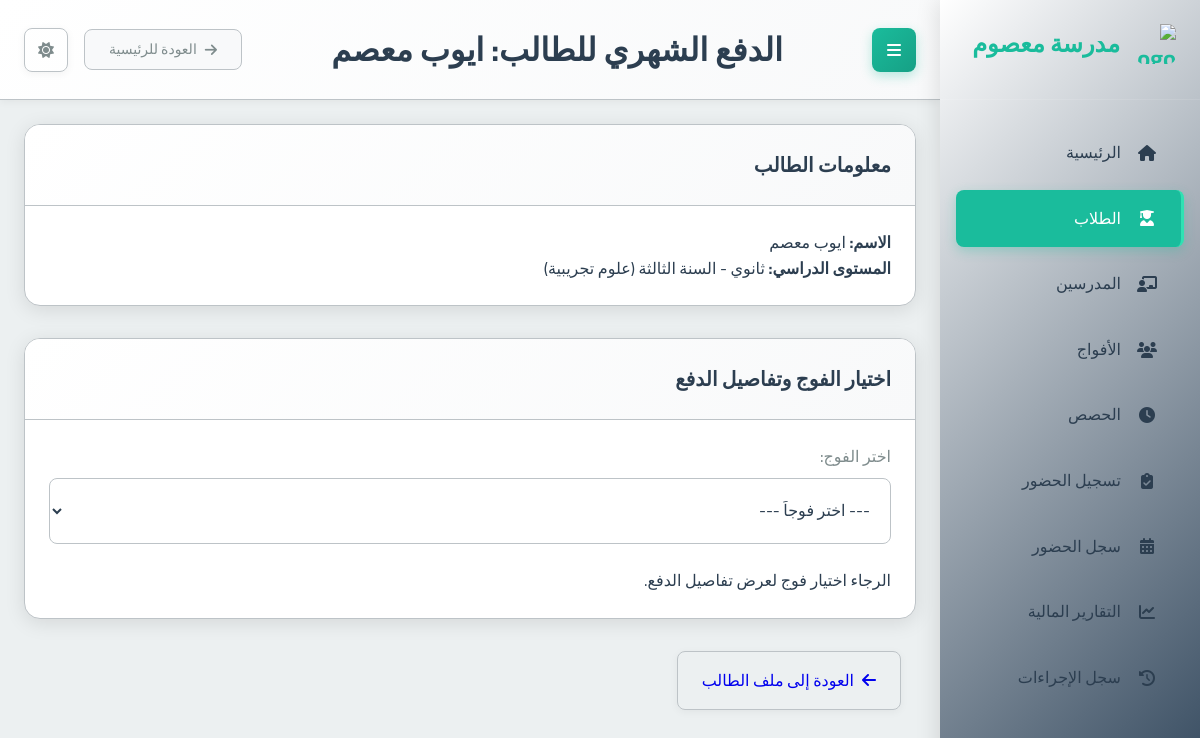
The app's page /students/1/monthly_payment/ with its own data.
### school_app/models.py (models this page shows, shortened)
class Student(models.Model):
    full_name = models.CharField(max_length=201, verbose_name="الاسم الكامل")
    phone_number = models.CharField(max_length=20, unique=True, verbose_name="رقم هاتف الطالب")
    guardian_phone = models.CharField(max_length=20, verbose_name="رقم هاتف الولي")
    birth_day = models.IntegerField(verbose_name="يوم الميلاد")
    birth_month = models.IntegerField(verbose_name="شهر الميلاد")
    birth_year = models.IntegerField(verbose_name="سنة الميلاد")
    academic_level = models.ForeignKey(AcademicLevel, on_delete=models.PROTECT, verbose_name="المستوى الدراسي")
    registration_fee_paid = models.BooleanField(default=False, verbose_name="رسوم التسجيل مدفوعة")
    card_number = models.CharField(max_length=20, unique=True, blank=True, null=True, verbose_name="رقم البطاقة")
    prepaid_balance = models.DecimalField(max_digits=10, decimal_places=2, default=Decimal('0.00'), verbose_name="رصيد مدفوع مقدماً")
    created_at = models.DateTimeField(auto_now_add=True, verbose_name="تاريخ الإنشاء")
    class Meta:
        verbose_name = "طالب"
        verbose_name_plural = "الطلاب"

class AcademicLevel(models.Model):
    name = models.CharField(max_length=100, verbose_name="الاسم")
    category = models.CharField(max_length=50, choices=[
        ('PRIMARY', 'ابتدائي'),
        ('MIDDLE', 'متوسط'),
        ('HIGH', 'ثانوي')
    ], verbose_name="الفئة")
    class Meta:
        verbose_name = "المستوى الدراسي"
        verbose_name_plural = "المستويات الدراسية"

### school_app/views.py (the view, shortened to what this page needs)
# urls.py: path('students/<int:student_id>/monthly_payment/', views.student_monthly_payment_view, name='student_monthly_payment'),
def student_monthly_payment_view(request, student_id):
    student = get_object_or_404(Student, id=student_id)
    enrolled_groups = student.group_set.all().select_related('subject', 'teacher')
    selected_group_id = request.GET.get('group_id')
    group_details = None
    sessions_display = []
    gross_amount_due = Decimal('0.00')
    net_amount_due = Decimal('0.00')
    price_per_session = Decimal('0.00')
    attended_but_not_paid_sessions_count = 0
    prepaid_sessions_count = 0
    student_prepaid_balance = student.prepaid_balance # Explicitly for context
    page_title = f"الدفع الشهري للطالب: {student.full_name}"
    receipt_url_from_session = request.session.pop('last_payment_receipt_url', None)
    context = {
        'student': student,
        'enrolled_groups': enrolled_groups,
        'selected_group': group_details,
        'sessions_display': sessions_display,
        'gross_amount_due': gross_amount_due,
        'net_amount_due': net_amount_due,
        'price_per_session': price_per_session,
        'student_prepaid_balance': student_prepaid_balance,
        'attended_but_not_paid_sessions_count': attended_but_not_paid_sessions_count,
        'prepaid_sessions_count': prepaid_sessions_count,
        'page_title': page_title,
        'receipt_url': receipt_url_from_session,
    }
    return render(request, 'school_app/student_monthly_payment.html', context)

### templates/school_app/student_monthly_payment.html (shortened to what this page needs)
{% extends 'base.html' %}
{% block page_title %}{{ page_title }}{% endblock %}
{% block content %}
<div class="container-fluid">
    <div class="card mb-4">
        <div class="card-header">
            <h3 class="card-title">معلومات الطالب</h3>
        </div>
        <div class="card-body">
            <p><strong>الاسم:</strong> {{ student.full_name }}</p>
            <p><strong>المستوى الدراسي:</strong> {{ student.academic_level.get_category_display }} - {{ student.academic_level.name }}</p>
        </div>
    </div>
    <div class="card mb-4">
        <div class="card-header">
            <h3 class="card-title">اختيار الفوج وتفاصيل الدفع</h3>
        </div>
        <div class="card-body">
            <form method="GET" action="{% url 'student_monthly_payment' student.id %}" class="mb-3">
                <div class="form-row align-items-end">
                    <div class="col-md-8">
                        <label for="group_id_select">اختر الفوج:</label>
                        <select name="group_id" id="group_id_select" class="form-control" onchange="this.form.submit()">
                            <option value="">--- اختر فوجاً ---</option>
                        </select>
                    </div>
                </div>
            </form>
            {% if selected_group %}
                <hr>
                <h4>تفاصيل الفوج: {{ selected_group.name }}</h4>
                <p><strong>المادة:</strong> {{ selected_group.subject.name }}</p>
                <p><strong>المدرس:</strong> {{ selected_group.teacher.full_name }}</p>
                <p><strong>سعر الـ 4 حصص:</strong> {{ selected_group.price_per_4_sessions|floatformat:2 }} دج (يعني {{ price_per_session|floatformat:2 }} دج للحصة الواحدة)</p>
                <div class="my-3 p-3 bg-light border rounded">
                    <h5>الرصيد المسبق للطالب:</h5>
                    <p><strong>الرصيد الحالي (دج):</strong> <span class="badge badge-info" style="font-size: 1rem;">{{ student_prepaid_balance|floatformat:2 }} دج</span></p>
                    {% if price_per_session > 0 %}
                    <p><strong>يعادل تقريباً (حصص مسبقة الدفع):</strong> <span class="badge badge-primary" style="font-size: 1rem;">{{ prepaid_sessions_count }}</span> حصص لهذا الفوج</p>
                    {% endif %}
                </div>
                <h5 class="mt-4">حصص الطالب المعنية بالدفع أو التبرير (الأقدم أولاً إذا كانت القائمة طويلة):</h5>
                {% if sessions_display %}
                <div class="table-responsive mb-3">
                    <table class="table table-sm table-bordered">
                        <thead class="thead-light">
                            <tr>
                                <th>التاريخ والوقت</th>
                                <th>حالة الحضور</th>
                                <th>حالة الدفع</th>
                                <th>إجراءات</th>
                            </tr>
                        </thead>
                        <tbody>
                            {% for s_info in sessions_display %}
                            <tr>
                                <td>{{ s_info.date|date:"Y-m-d" }} {{ s_info.time|time:"H:i" }}</td>
                                <td>
                                    {% if s_info.status == "حاضر" %} <span class="badge badge-success">حاضر</span>
                                    {% elif s_info.status == "غائب" %} <span class="badge badge-danger">غائب</span>
                                    {% elif s_info.status == "غياب معذور" %} <span class="badge badge-warning">غياب معذور</span>
                                    {% else %} <span class="badge badge-secondary">{{ s_info.status }}</span>
                                    {% endif %}
                                </td>
                                <td>
                                    {% if s_info.is_paid %} <span class="badge badge-success">مدفوعة</span>
                                    {% else %} <span class="badge badge-danger">غير مدفوعة</span>
                                    {% endif %}
                                </td>
                                <td>
                                    {% if s_info.can_be_excused %}
                                    <form method="POST" action="{% url 'student_monthly_payment' student.id %}" class="d-inline">
                                        {% csrf_token %}
                                        <input type="hidden" name="action" value="mark_excused">
                                        <input type="hidden" name="group_id" value="{{ selected_group.id }}">
                                        <input type="hidden" name="session_id" value="{{ s_info.session_id }}">
                                        <button type="submit" class="btn btn-warning btn-sm" title="تسجيل كغياب معذور">عذر</button>
                                    </form>
                                    {% elif s_info.is_excused %}
                                    <span class="text-muted">-</span>
                                    {% endif %}
                                </td>
                            </tr>
                            {% endfor %}
                        </tbody>
                    </table>
                </div>
                {% else %}
                    <p class="text-muted">لا توجد حصص بحاجة للدفع أو التبرير لهذا الفوج حالياً بناءً على تاريخ التحاق الطالب.</p>
                {% endif %}
                <h5 class="mt-3">إجمالي المبلغ المطلوب (قبل خصم الرصيد المسبق): <span class="text-secondary font-weight-bold">{{ gross_amount_due|floatformat:2 }} دج</span></h5>
                {% if student_prepaid_balance > 0 and gross_amount_due > 0 %}
                    <p class="text-info">سيتم استخدام رصيدك المدفوع مقدماً ({{ student_prepaid_balance|floatformat:2 }} دج) لتغطية جزء من هذا المبلغ.</p>
                {% endif %}
                <h5 class="mt-1">المبلغ الصافي المستحق حالياً للدفع: <span class="text-danger font-weight-bold">{{ net_amount_due|floatformat:2 }} دج</span></h5>
                <p class="text-muted small">(المبلغ المطلوب يحسب بناءً على جميع الحصص الغير مدفوعة والتي لم يتم تسجيلها كغياب معذور للطالب في هذا الفوج منذ تاريخ التحاقه الفعلي، مع مراعاة الرصيد المدفوع مقدماً.)</p>
                <div class="card mt-4">
                    <div class="card-header bg-success text-white">
                        <h5 class="mb-0">تسديد الدفعات</h5>
                    </div>
                    <div class="card-body">
                        <form method="POST" action="{% url 'student_monthly_payment' student.id %}" class="mt-2">
                            {% csrf_token %}
                            <input type="hidden" name="action" value="process_payment">
                            <input type="hidden" name="group_id" value="{{ selected_group.id }}">
                            <div class="form-group">
                                <label for="amount_paid">المبلغ المدفوع نقداً/بالبطاقة الآن:</label>
                                <input type="number" name="amount_paid" id="amount_paid" class="form-control" step="0.01" min="0" placeholder="أدخل المبلغ المدفوع (إن وجد)" {% if net_amount_due == 0 %}value="0"{% endif %} required>
                                {% if net_amount_due == 0 and student.prepaid_balance >= gross_amount_due and gross_amount_due > 0 %}
                                    <small class="form-text text-success">الرصيد المدفوع مقدماً يغطي كامل المبلغ المطلوب لهذه المجموعة. يمكنك ترك المبلغ المدفوع 0 إذا كنت لا ترغب في إضافة المزيد إلى الرصيد المسبق.</small>
                                {% elif net_amount_due == 0 and gross_amount_due == 0 %}
                                    <small class="form-text text-info">لا توجد مبالغ مستحقة حالياً لهذا الفوج.</small>
                                {% endif %}
                            </div>
                            <button type="submit" class="btn btn-success">
                                <i class="fas fa-dollar-sign"></i> دفع وتحديث الرصيد
                            </button>
                        </form>
                    </div>
                </div>
                <div class="card mt-4">
                    <div class="card-header bg-warning">
                        <h5 class="mb-0">تخفيض الرصيد المسبق يدوياً</h5>
                    </div>
                    <div class="card-body">
                        <p class="small text-muted">استخدم هذا الخيار إذا أردت خصم عدد معين من الحصص من الرصيد المسبق للطالب لهذا الفوج (مثلاً، إذا تم الاتفاق على استخدام الرصيد المسبق لحصص لم تسجل إلكترونياً).</p>
                        <form method="POST" action="{% url 'student_monthly_payment' student.id %}">
                            {% csrf_token %}
                            <input type="hidden" name="action" value="reduce_prepaid_balance">
                            <input type="hidden" name="group_id" value="{{ selected_group.id }}">
                            <div class="form-group">
                                <label for="sessions_to_reduce_count">عدد الحصص لتخفيضها من الرصيد المسبق:</label>
                                <input type="number" name="sessions_to_reduce_count" id="sessions_to_reduce_count" class="form-control" min="1" required>
                            </div>
                             <p class="small">سيتم خصم مبلغ يعادل قيمة هذه الحصص من الرصيد المسبق للطالب لهذا الفوج.</p>
                            <button type="submit" class="btn btn-warning">
                                <i class="fas fa-minus-circle"></i> تخفيض الرصيد
                            </button>
                        </form>
                    </div>
                </div>
            {% else %}
                {% if request.GET.group_id %}
                    <p class="text-danger">الفوج المحدد غير موجود أو الطالب غير مسجل فيه.</p>
                {% else %}
                    <p class="text-info">الرجاء اختيار فوج لعرض تفاصيل الدفع.</p>
                {% endif %}
            {% endif %}
        </div>
    </div>
    <div class="mt-3">
      <a href="{% url 'student_detail' student.id %}" class="btn btn-secondary">
        <i class="fas fa-arrow-left"></i> العودة إلى ملف الطالب
      </a>
    </div>
</div>
{% endblock %}

### static/css/main.css (style rules this page uses)
:root { --primary-color: #2c3e50; --primary-light: #34495e; --primary-darker: #1a252f; --accent-color: #1abc9c; --accent-light: #2fe2b3; --accent-dark: #16a085; --text-color: #2c3e50; --text-secondary: #7f8c8d; --text-on-primary: #ffffff; --text-on-accent: #ffffff; --text-nav: #2c3e50; --background-color: #ecf0f1; --card-background: #ffffff; --input-background: #ffffff; --border-color: #bdc3c7; --input-border-color: #bdc3c7; --success-color: #2ecc71; --warning-color: #f39c12; --error-color: #e74c3c; --info-color: #1E90FF; --table-header-background: #e9ecef; --table-row-hover-background: #f8f9fa; --box-shadow-color: rgba(0, 0, 0, 0.1); --box-shadow-color-hover: rgba(0, 0, 0, 0.15); --box-shadow-soft-color: rgba(0, 0, 0, 0.05); --subtle-background: #f8f9fa; --spacing-xs: 8px; --spacing-sm: 16px; --spacing-md: 24px; --spacing-lg: 32px; --spacing-xl: 48px; --font-family: 'Cairo', sans-serif; --font-size-xs: 12px; --font-size-sm: 14px; --font-size-md: 16px; --font-size-lg: 20px; --font-size-xl: 24px; --font-size-xxl: 32px; --border-radius-sm: 4px; --border-radius-md: 8px; --border-radius-lg: 16px; --transition-fast: 0.2s ease; --transition-normal: 0.3s ease; --transition-slow: 0.5s ease; --sidebar-width: 260px; }
* { margin: 0; padding: 0; box-sizing: border-box; direction: rtl; }
html { direction: rtl; font-size: 16px; }
body { font-family: var(--font-family); background-color: var(--background-color); color: var(--text-color); line-height: 1.6; transition: background-color var(--transition-normal), color var(--transition-normal); overflow-x: hidden; }
.btn-secondary { border: 1px solid var(--input-border-color) !important; margin: 0 15px; }
.card { background-color: var(--card-background); border-radius: var(--border-radius-lg); box-shadow: 0 4px 20px var(--box-shadow-color); margin-bottom: var(--spacing-md); overflow: hidden; transition: all var(--transition-normal); border: 1px solid var(--border-color); }
.card-header { padding: var(--spacing-md); border-bottom: 1px solid var(--border-color); background: linear-gradient(135deg, var(--card-background) 0%, var(--subtle-background) 100%); }
.card-title { font-size: var(--font-size-lg); font-weight: 600; margin: 0; color: var(--text-color); }
.card-body { padding: var(--spacing-md); color: var(--text-color); }
.btn { font-family: var(--font-family); padding: var(--spacing-sm) var(--spacing-md); border: none; border-radius: var(--border-radius-md); cursor: pointer; font-size: var(--font-size-md); font-weight: 500; text-decoration: none; display: inline-flex; align-items: center; gap: var(--spacing-xs); transition: all var(--transition-fast); box-shadow: 0 2px 8px var(--box-shadow-soft-color); }
label { display: block; margin-bottom: var(--spacing-xs); font-weight: 500; color: var(--text-secondary); }
input, select, textarea { font-family: var(--font-family); width: 100%; padding: var(--spacing-sm); border: 1px solid var(--input-border-color); border-radius: var(--border-radius-md); background-color: var(--input-background); color: var(--text-color); font-size: var(--font-size-md); transition: all var(--transition-fast); }
.mb-3 { margin-bottom: var(--spacing-md); }
.mb-4 { margin-bottom: var(--spacing-lg); }
.mt-3 { margin-top: var(--spacing-md); }

### records on screen
Student: full_name "ايوب معصم", academic_level.category "ثانوي", academic_level.name "السنة الثالثة (علوم تجريبية)"

### other values on screen
{{ page_title }} "الدفع الشهري للطالب: ايوب معصم"
